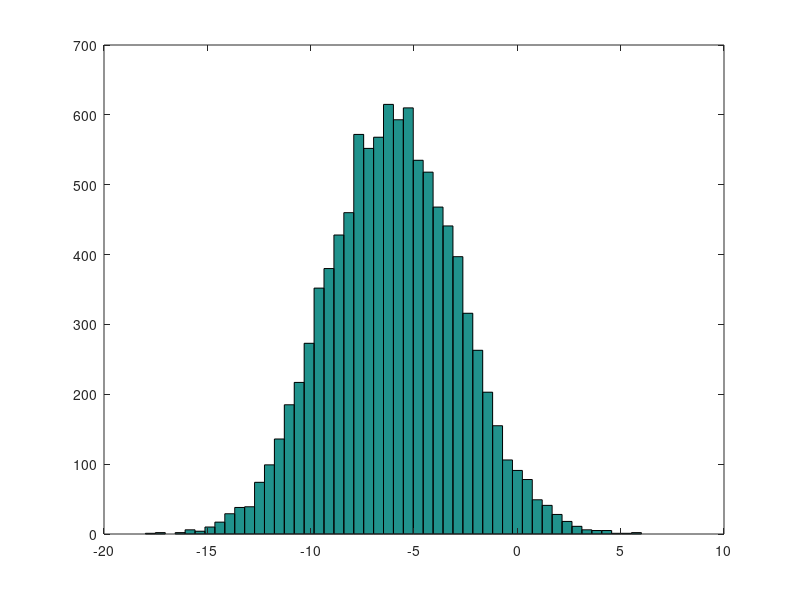

Here is the MATLAB script that generated this plot:
% basic math operations

sum = 5+6
min = 3-2
mult = 8*9
div = 4/2
square = 2^6

% logical operations

1 == 2 % equal
1 ~= 2 % different

1 && 0 % AND
1 || 0 % OR

% variable assign

a = 3
a = 3;

b = 'hi'

c = (3>=1)

d = pi

% displaying function

disp(a)

disp(sprintf('2 decimals: %0.2f', a))

% matrices and vectors

A = [1 2; 3 4; 5 6]

B = [1 2;
3 4;
5 6]

v = [1 2 3]
v2 = [1; 2; 3]
v3 = 1:0.1:2
v4 = 1:6

ones(2, 3) % generates a mxn matrix with ones
zeros(2, 3) % generates a mxn matrix with zeros
rand(1, 3) % generates a mxn matrix with random number between 0 and 1

W = -6 + sqrt(10)*(randn(1, 10000))
hist(W) % plots a histogram
hist(W, 50)

eye(4) % identity matrix (4 by 4 identity matrix in this case)